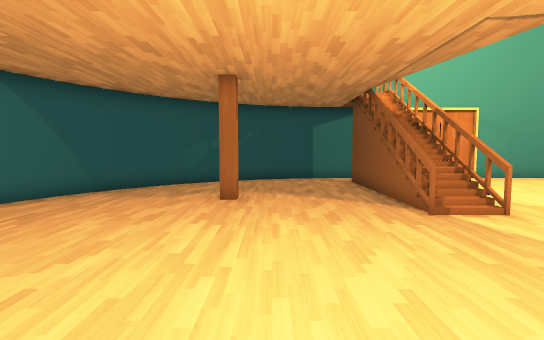
[1] (above)

17 first-person views from a walk through a 3-D level made in the Unity game engine. The camera is 1.5 m above the floor, tilts 4° down and sees 85° across. The floor is counted in squares, 1 m on a side. Each view is taken from the middle of a square. On the plan, view 1 faces up. The plan holds only what a view shows up to about 15 squares ahead; the rest is blank.

[2]
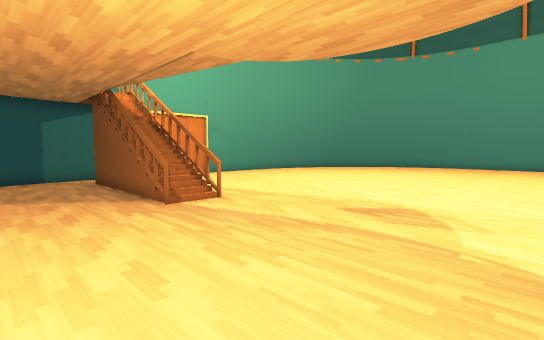

[3]
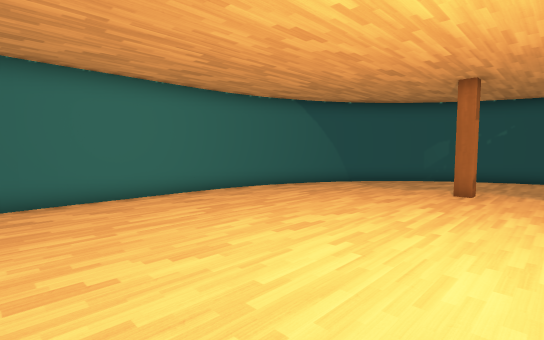

[4]
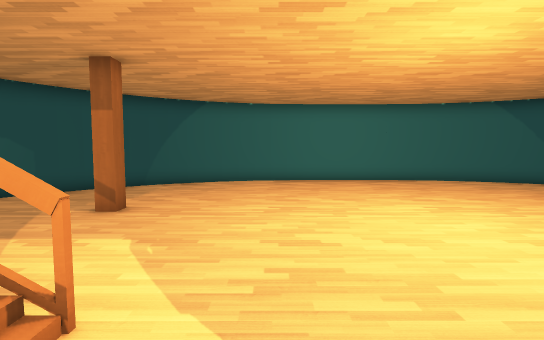

[5]
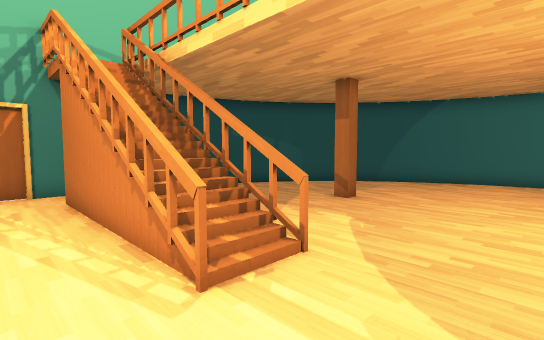

[6]
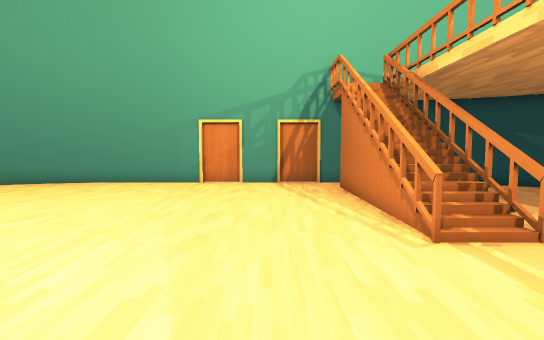

[7]
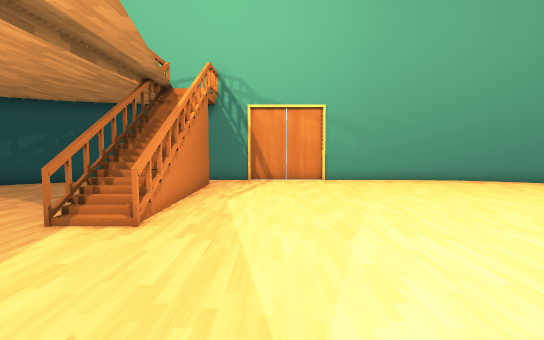

[8]
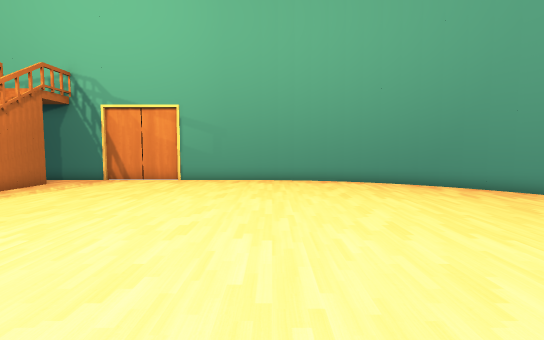

[9]
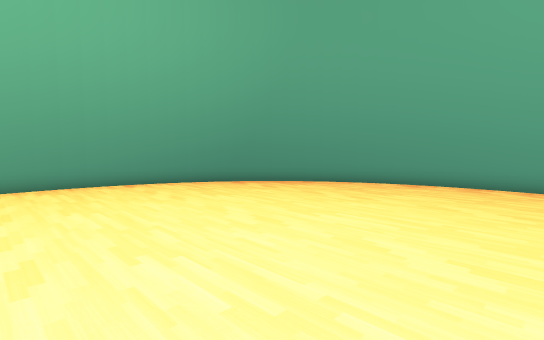

[10]
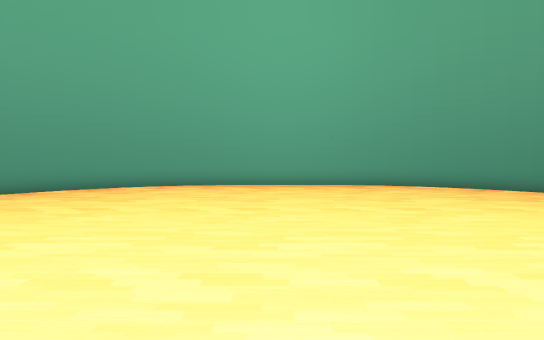

[11]
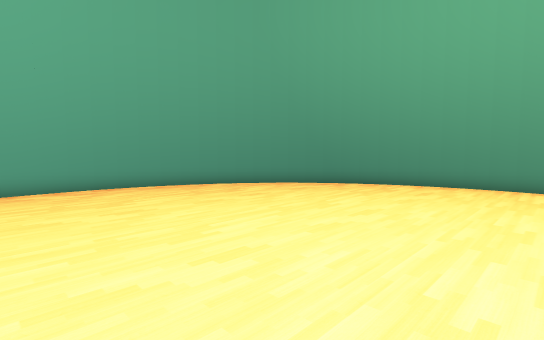

[12]
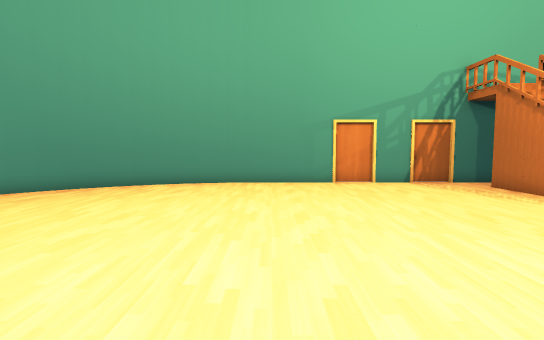

[13]
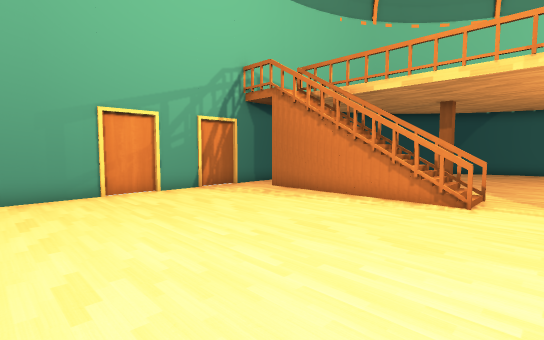

[14]
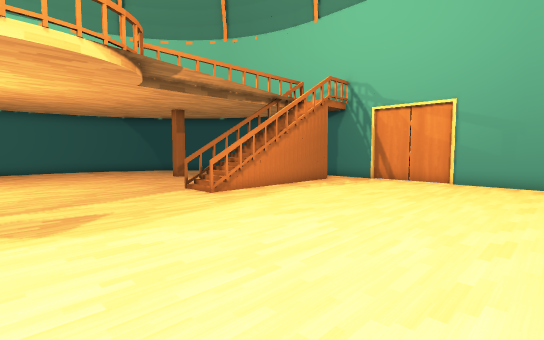

[15]
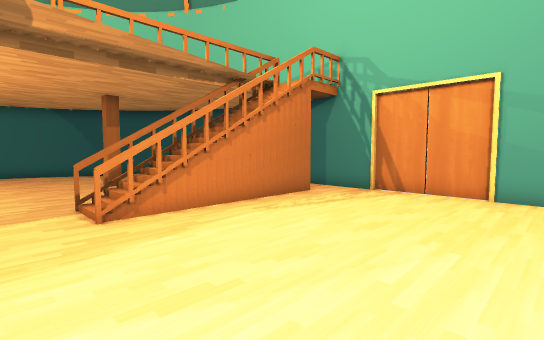

[16]
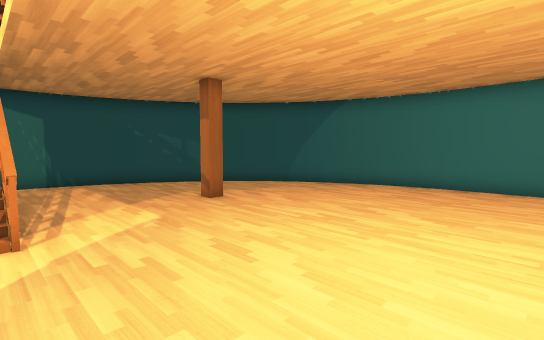

[17]
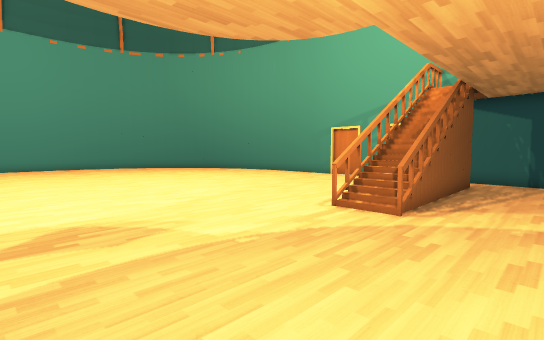

### Floor plan
Points are (right, up) in squares from view 1. A wall is a line through its corners. A room is listed if a view was taken in it or the views show most of it. See-through windows are left out.
Room 1 (views 1, 2, 3, 4, 5, 6, 7, 8, 9, 10, 11, 12, 13, 14, 15, 16, 17)
walls: (5.4, -3.6) (5.4, -6.5); (3.7, 6.6) (3.7, 9.4); (3.7, 9.5) (3.7, 13.8); (3.7, -6.4) (3.7, -3.6); (5.4, 13.7) (5.4, 6.6); (3.7, -10.8) (3.7, -6.5); (2.8, 15.4) (0.4, 15); (15.4, 15.4) (2.6, 15.4); (16.9, 15.2) (15.2, 15.4); (0.5, 15.1) (-1.8, 14.2); (15.1, -12.4) (16.9, -12.2); (2.6, -12.4) (15.4, -12.4); (19.2, 14.5) (16.8, 15.2); (16.8, -12.2) (19.1, -11.5); (-1.7, 14.2) (-3.8, 12.9); (1.1, -12.2) (2.8, -12.4); (0.3, -11.9) (1.2, -12.1); (20.5, 13.8) (19, 14.5); (-3.7, 12.9) (-5, 11.9); (18.9, -11.5) (20.5, -10.8); (21.8, 12.9) (20.4, 13.9); (-1.2, -11.4) (0.5, -12); (23, 11.8) (21.7, 13); (-4.9, 12) (-6.5, 10.1); (20.4, -10.8) (21.8, -9.9); (-3.2, -10.4) (-1.1, -11.5); (-6.4, 10.2) (-7.5, 8); (21.7, -10) (23.5, -8.3); (-7.4, 8.1) (-7.7, 7.3); (25.2, 8.7) (24.4, 10.1) (22.9, 11.9); (26.4, 4.2) (26.2, 5.8) (25.8, 7.4); (-8.4, 4.4) (-8.4, -1.4); (-8.3, 5.1) (-8.4, 4.2); (25.8, 7.3) (25.2, 8.8); (-7.8, 7.4) (-8.3, 5); (-8.4, -1.2) (-8.2, -2.8); (-5.5, -8.2) (-4.8, -9); (26.4, -1.4) (26.4, 4.4); (-5, -8.9) (-3, -10.5); (23.4, -8.4) (24.4, -7.1); (-8.2, -2.7) (-7.8, -4.4); (26, -3.7) (26.4, -1.2); (-7.2, -5.7) (-6.8, -6.5); (24.4, -7.2) (25.6, -5); (-7.8, -4.3) (-7.2, -5.8); (25.5, -5.1) (26, -3.5); (-6.9, -6.4) (-5.5, -8.4)
objects: other object (-1, -6); other object (-1, 9)

Where each view was taken, in squares from view 1:
view 1: 0 up, 0 right, facing up
view 2: 1 down, 0 right, facing up-right
view 3: 2 down, 1 right, facing up-left
view 4: 2 down, 6 right, facing left
view 5: 1 down, 7 right, facing down-left
view 6: 1 up, 8 right, facing down
view 7: 1 up, 8 right, facing up
view 8: 1 up, 15 right, facing up
view 9: 2 up, 13 right, facing up-right
view 10: 2 up, 14 right, facing right
view 11: 1 up, 14 right, facing down-right
view 12: 1 up, 14 right, facing down
view 13: 2 down, 14 right, facing down-left
view 14: 1 up, 14 right, facing up-left
view 15: 5 up, 12 right, facing up-left
view 16: 2 up, 4 right, facing down-left
view 17: 3 up, 1 right, facing down-right
